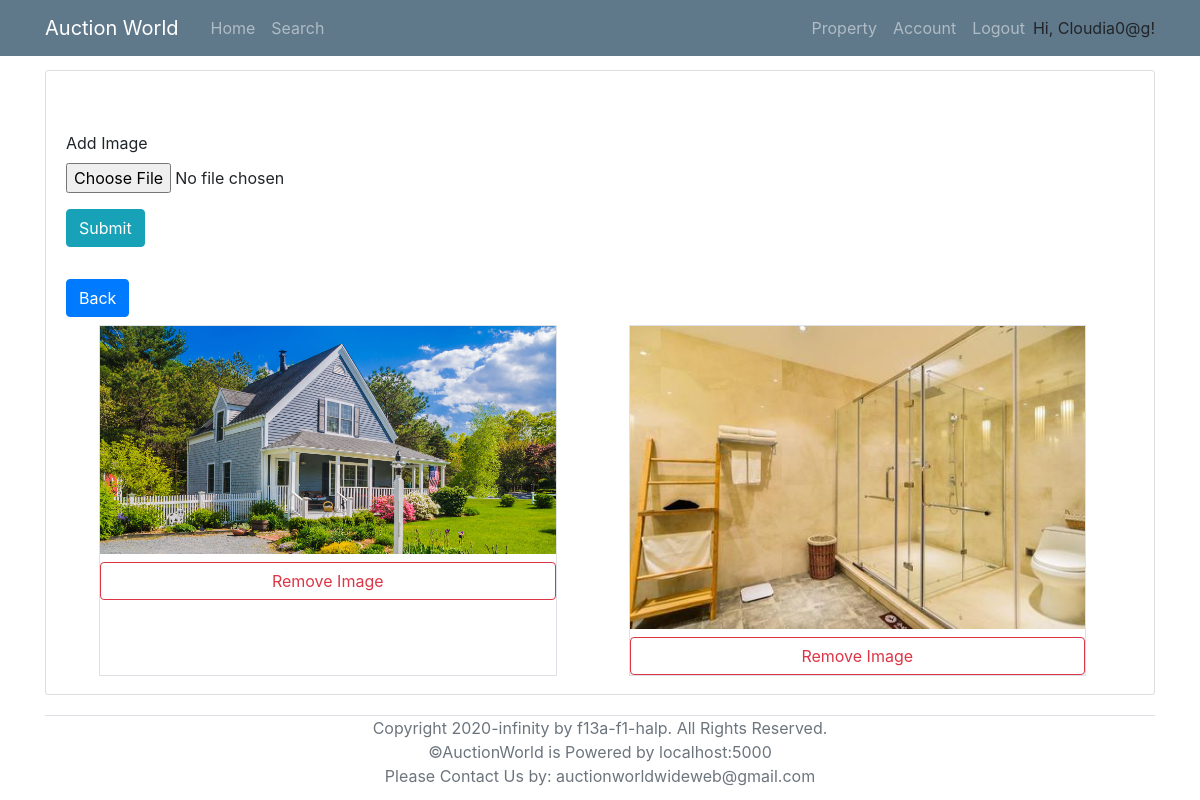
/propertyImage/2 (signed in), run on the app's committed database.
### models.py (models this page shows, shortened)
class User(UserMixin, db.Model):
    __tablename__ = 'User'
    id = db.Column(db.Integer, primary_key = True)
    login_name = db.Column(db.String(collation='NOCASE') ,unique=True, nullable=False)
    email = db.Column(db.String, unique=True, nullable=False)
    password_hash = db.Column(db.String, nullable=False)
    address = db.Column(db.String(1000), nullable=False)
    date_of_birth = db.Column(db.DateTime, nullable=False)
    phone_number = db.Column(db.String,unique=True, nullable=False)
    id_confirmation = db.Column(db.String(100), nullable=True)
    auctionId = db.relationship('AuctionDetails', backref='seller', lazy='dynamic')
    properties = db.relationship('Property', backref='sellerID', lazy='dynamic')
    cards = db.relationship('BankDetails', backref='user', lazy='dynamic')
    registeredProperties = db.relationship('Property',secondary=lambda: RegisteredAssociation.__table__, backref="RegisteredBidders")

class Photos(db.Model):
    __tablename__ = 'Photos'
    id = db.Column(db.Integer, primary_key = True)
    photo = db.Column(db.String)
    property_id = db.Column(db.Integer, db.ForeignKey('Property.id'))

### routes.py (the view, shortened to what this page needs)
@app.route('/propertyImage/<p_id>', methods=['POST','GET'])
@login_required
def property_image(p_id):
    form = AddImageForm()
    img = Photos.query.filter_by(property_id=p_id).all()
    return render_template('propertyImage.html', form=form, image=img, property=p_id)

### forms.py
class AddImageForm(FlaskForm):
    image = FileField('Add Image', validators=[FileAllowed(['jpg', 'png'])])
    submit = SubmitField('Submit')

### models.py (called while the page is built)
@login_manager.user_loader
def load_user(id):
    return User.query.get(id)

### templates/propertyImage.html (shortened to what this page needs)
{% extends "base.html" %}
{% block content %}
<div class="content-section">
    <form action="" method="POST" action="/property" enctype="multipart/form-data" style="margin-top: 50px;" novalidate>
        <fieldset class="form-group">
            <div class="form-group">
                {{ form.image.label }}<br>
                {% if form.image.errors %}
                    {{ form.image(class="form-control form-control-lg is-invalid") }}
                    <div class="invalid-feedback">
                        {% for error in form.image.errors %}
                            <span>{{ error }}</span>
                        {% endfor %}
                    </div>
                {% else %}
                    {{ form.image }}
                {% endif %}
            </div>
            <div class="form-group">{{ form.submit(class="btn btn-info") }}</div>
        </fieldset>
    </form>
    <a href="{{ url_for('property_list') }}"><button class="btn btn-primary mb-2">Back</button></a>
    <div class='row'>
        {% for i in image %}
            <div class='col-5 border mb-2 pl-0 pr-0 ml-5 mr-4'>
                <img src="/static/propertyImage/{{ i.photo }}" alt="" style="width: 100%;">
                <br>
                <a href="{{ url_for('remove_image', p_id = property, i_id = i.id) }}" onclick = "{if (confirm ( 'Are you sure?')) {this. document.formname.submit (); return true;} return false;} ">
                    <button class='btn btn-outline-danger mt-2' style="width: 100%;" type="submit">Remove Image</button>
                </a>
            </div>
        {% endfor %}
    </div>
</div>
{% endblock %}

### templates/base.html (shortened to what this page needs)
<!DOCTYPE html>
<html lang="en">
<head>
    <link rel="stylesheet" type="text/css" href="../static/css/main.css">
    <link rel="stylesheet" href="https://maxcdn.bootstrapcdn.com/bootstrap/4.0.0/css/bootstrap.min.css">
</head>
<body>
    <header class="site-header">
        <nav class="navbar navbar-expand-md navbar-dark bg-steel fixed-top">
          <div class="container">
            <a class="navbar-brand mr-4" href="/" >Auction World</a>
            <div class="collapse navbar-collapse" id="navbarToggle">
              <div class="navbar-nav mr-auto">
                <a class="nav-item nav-link" href="{{ url_for('home') }}">Home</a>
                <a class="nav-item nav-link" href="/search">Search</a>
              </div>
              <div class="navbar-nav">
                {% if current_user.is_authenticated %}
                  <a class="nav-item nav-link" href="/property">Property</a>
                  <a class="nav-item nav-link" href={{ url_for("account", user_id=current_user.id) }}>Account</a>
                  <a class="nav-item nav-link" href="/logout">Logout</a>
                  <p style="margin-top: 8px; margin-bottom: 0px;">Hi, {{ current_user.login_name }}!</p>
                {% endif %}
              </div>
            </div>
          </div>
        </nav>
      </header>
      <main role="main" class="container" style="margin-top: 70px;">
        <div class="row">
          <div class="col-md-12">
            {% block content %}{% endblock %}
          </div>
        </div>
        <div class="border-top relative-bottom text-center text-muted mb-2" >
          Copyright 2020-infinity by f13a-f1-halp. All Rights Reserved. <br>
          ©AuctionWorld is Powered by localhost:5000 <br>
          Please Contact Us by: auctionworldwideweb@gmail.com
        </div>
      </main>
</body>
</html>

### static/css/main.css (style rules this page uses)
body { background: #fafafa; color: #333333; margin-top: 5rem; }
.bg-steel { background-color: #5f788a; }
.site-header .navbar-nav .nav-link { color: #cbd5db; }
.content-section { background: #ffffff; padding: 10px 20px; border: 1px solid #dddddd; border-radius: 3px; margin-bottom: 20px; }

### data on the page
User: login_name "Cloudia0@g"
Photos: photo (picture)
Photos: photo (picture)
